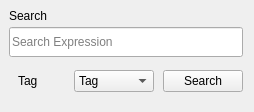
                <widget class="QFrame" name="search_bar">
                 <property name="frameShape">
                  <enum>QFrame::NoFrame</enum>
                 </property>
                 <property name="frameShadow">
                  <enum>QFrame::Plain</enum>
                 </property>
                 <layout class="QVBoxLayout" name="verticalLayout">
                  <property name="spacing">
                   <number>4</number>
                  </property>
                  <property name="leftMargin">
                   <number>9</number>
                  </property>
                  <property name="topMargin">
                   <number>9</number>
                  </property>
                  <item>
                   <widget class="QLabel" name="label_10">
                    <property name="styleSheet">
                     <string notr="true"/>
                    </property>
                    <property name="text">
                     <string>Search</string>
                    </property>
                   </widget>
                  </item>
                  <item>
                   <widget class="QLineEdit" name="search_expression_bar">
                    <property name="sizePolicy">
                     <sizepolicy hsizetype="Maximum" vsizetype="Fixed">
                      <horstretch>0</horstretch>
                      <verstretch>0</verstretch>
                     </sizepolicy>
                    </property>
                    <property name="minimumSize">
                     <size>
                      <width>200</width>
                      <height>30</height>
                     </size>
                    </property>
                    <property name="maximumSize">
                     <size>
                      <width>300</width>
                      <height>30</height>
                     </size>
                    </property>
                    <property name="text">
                     <string/>
                    </property>
                    <property name="placeholderText">
                     <string>Search Expression</string>
                    </property>
                   </widget>
                  </item>
                  <item alignment="Qt::AlignLeft">
                   <widget class="QFrame" name="tagSearch_2">
                    <property name="frameShape">
                     <enum>QFrame::NoFrame</enum>
                    </property>
                    <property name="frameShadow">
                     <enum>QFrame::Raised</enum>
                    </property>
                    <layout class="QHBoxLayout" name="horizontalLayout">
                     <property name="spacing">
                      <number>0</number>
                     </property>
                     <property name="leftMargin">
                      <number>0</number>
                     </property>
                     <property name="topMargin">
                      <number>0</number>
                     </property>
                     <property name="rightMargin">
                      <number>0</number>
                     </property>
                     <property name="bottomMargin">
                      <number>0</number>
                     </property>
                     <item alignment="Qt::AlignLeft">
                      <widget class="QFrame" name="tagSearch">
                       <property name="frameShape">
                        <enum>QFrame::NoFrame</enum>
                       </property>
                       <property name="frameShadow">
                        <enum>QFrame::Plain</enum>
                       </property>
                       <layout class="QGridLayout" name="gridLayout_18">
                        <item row="0" column="0" alignment="Qt::AlignLeft">
                         <widget class="QLabel" name="label_8">
                          <property name="text">
                           <string>Tag</string>
                          </property>
                         </widget>
                        </item>
                        <item row="0" column="2">
                         <widget class="QComboBox" name="search_tag">
                          <property name="minimumSize">
                           <size>
                            <width>80</width>
                            <height>0</height>
                           </size>
                          </property>
                          <property name="maximumSize">
                           <size>
                            <width>150</width>
                            <height>27</height>
                           </size>
                          </property>
                          <property name="placeholderText">
                           <string/>
                          </property>
                          <item>
                           <property name="text">
                            <string>Tag</string>
                           </property>
                          </item>
                          <item>
                           <property name="text">
                            <string>Tag</string>
                           </property>
                          </item>
                         </widget>
                        </item>
                        <item row="0" column="1">
                         <spacer name="horizontalSpacer_3">
                          <property name="orientation">
                           <enum>Qt::Horizontal</enum>
                          </property>
                          <property name="sizeType">
                           <enum>QSizePolicy::Fixed</enum>
                          </property>
                          <property name="sizeHint" stdset="0">
                           <size>
                            <width>30</width>
                            <height>20</height>
                           </size>
                          </property>
                         </spacer>
                        </item>
                       </layout>
                      </widget>
                     </item>
                     <item>
                      <widget class="QPushButton" name="search_button">
                       <property name="maximumSize">
                        <size>
                         <width>150</width>
                         <height>16777215</height>
                        </size>
                       </property>
                       <property name="text">
                        <string>Search</string>
                       </property>
                      </widget>
                     </item>
                    </layout>
                   </widget>
                  </item>
                 </layout>
                </widget>
